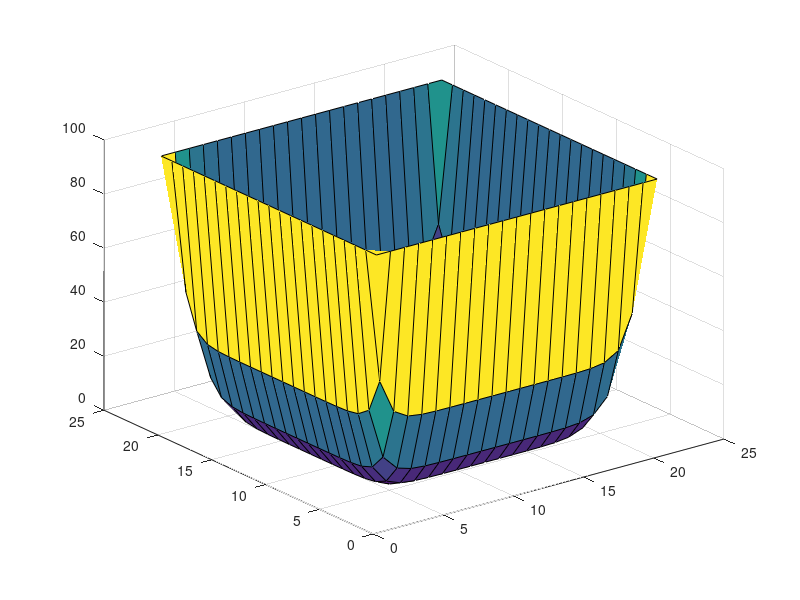

Here is the MATLAB script that generated this plot:
u=zeros(21, 21);
h=0.1;
u(1,:)=100;     %boundary voltage
u(21,:)=100;
u(:,1)=100;
u(:,21)=100;

for i=2:5
   for j=2:10
       a=u(i,j);
       b=u(i,j+1);
       c=u(i+1,j);
       d=u(i,j-1);
       e=u(i-1,j);
       f=0.25*(b+c+d+e);
       
       u(i,j)=f;

   end
end

u(2:5,12:20)=fliplr(u(2:5,2:10));
u(17:20,2:20)=flipud(u(2:5,2:20));
u(6:16,2:5)=fliplr(rot90(u(2:5,6:16),-1));
u(6:16,17:20)=rot90(u(2:5,6:16),-1);
u(11,2:5)=0.5*(u(10,2:5)+u(12,2:5));   u(11,17:20)=0.5*(u(10,17:20)+u(12,17:20));
u(2:5,11)=0.5*(u(2:5,10)+u(2:5,12));   u(17:20,11)=0.5*(u(17:20,10)+u(17:20,12));

surf(u);
